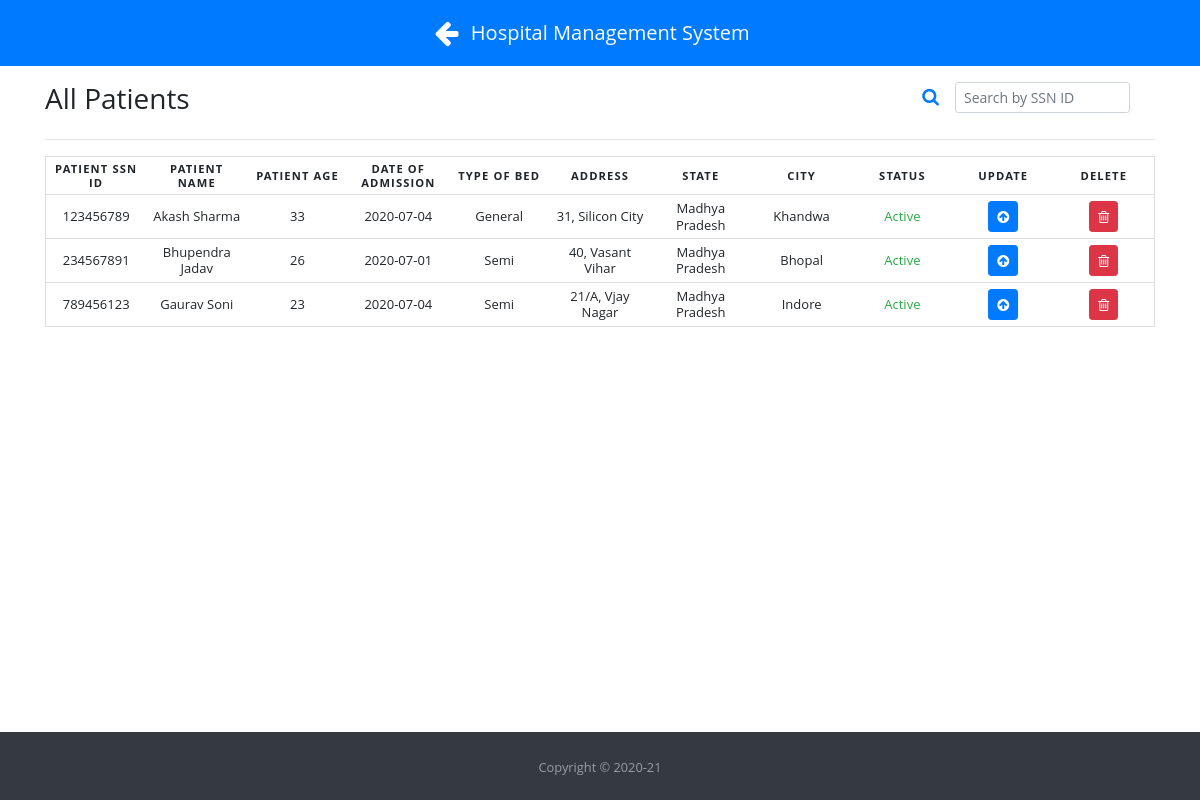
Before: /viewPatients (signed in) with the older database file.
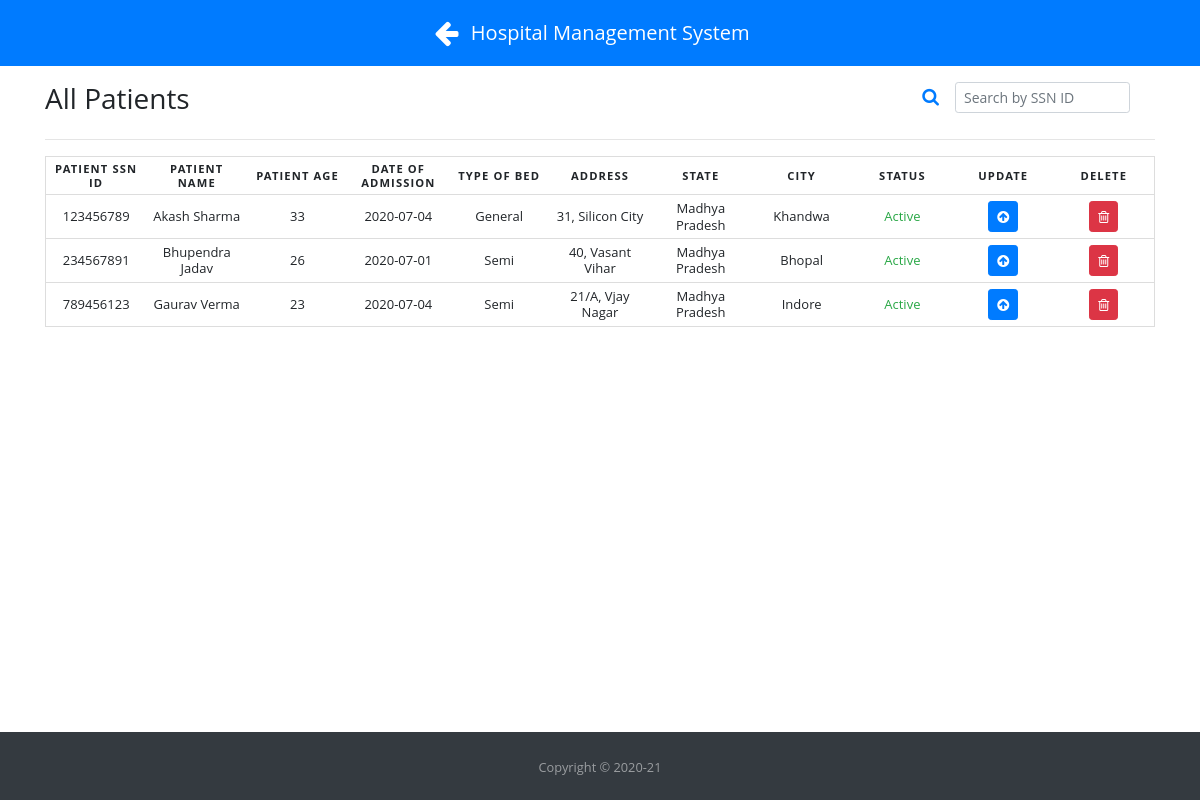
After: the same page with the newer database file.
### app.py (models this page shows, shortened)
class Patient(db.Model):
    id = db.Column(db.Integer, primary_key=True)
    ssnID = db.Column(db.Integer, unique=True, nullable=False)
    name = db.Column(db.String(50), nullable=False)
    age = db.Column(db.Integer, nullable=False)
    doj = db.Column(db.Date, nullable=False)
    type_of_bed = db.Column(db.String(30), nullable=False)
    address = db.Column(db.String(100), nullable=False)
    city = db.Column(db.String(30), nullable=False)
    state = db.Column(db.String(30), nullable=False)
    status = db.Column(db.String(30), default='Active', nullable=False)
    diagnosis = db.relationship("Diagnostics", secondary="diagnosis_performed", backref="patient", lazy="dynamic")

### app.py (the view)
@app.route('/viewPatients')
def viewPatients():
    if 'loggedin' in session:
        all_patients = Patient.query.all()
        return render_template('viewPatients.html', all_patients=all_patients)
    else:
        flash('Please Sign-in first!', category='warning')
        return redirect(url_for('index'))

### templates/viewPatients.html (shortened to what this page needs)
{% extends "base.html" %}
{% block head %}
<link rel="stylesheet" href="{{ url_for('static', filename='css/floating-labels.css') }}">
<link rel="stylesheet" href="{{ url_for('static', filename='css/ResponsiveTable.css') }}">
{% endblock %}
{% block body %}
    <div class="title mt-3">
        <h3 class="allpatients" style="display:inline-flex;">All Patients</h3>
        <h3 style="display:inline-flex; float: right;">
            <form class="form-inline active-cyan-3 active-cyan-4">
                <i class="fa fa-search text-primary" style="font-size: large;" aria-hidden="true"></i>
                <input class="form-control form-control-sm ml-3 w-75" type="text" id="searchField" onkeyup="searchFunction()" title="Type in SSN ID" placeholder="Search by SSN ID" aria-label="Search">
            </form>
        </h3>
        <hr>
    </div>
    <table class="mt-2" id="patientTable">
        <thead>
            <tr>
                <th scope="col">Patient SSN ID</th>
                <th scope="col">Patient Name</th>
                <th scope="col">Patient Age</th>
                <th scope="col">Date of Admission</th>
                <th scope="col">Type of Bed</th>
                <th scope="col">Address</th>
                <th scope="col">State</th>
                <th scope="col">City</th>
                <th scope="col">Status</th>
                <th scope="col">Update</th>
                <th scope="col">Delete</th>
            </tr>
        </thead>
        <tbody>
            {% for patient in all_patients %}
                <tr>
                    <td data-label="Patient SSN ID">{{ patient.ssnID }}</td>
                    <td data-label="Patient Name">{{ patient.name }}</td>
                    <td data-label="Patient Age">{{ patient.age }}</td>
                    <td data-label="Date of Admission">{{ patient.doj }}</td>
                    <td data-label="Type of Bed">{{ patient.type_of_bed }}</td>
                    <td data-label="Address">{{ patient.address }}</td>
                    <td data-label="State">{{ patient.state }}</td>
                    <td data-label="City">{{ patient.city }}</td>
                    <td data-label="Status">
                        {% if patient.status == 'Active' %}
                            <span class="text-success">{{ patient.status }}</span>
                        {% else %}
                            <span class="text-danger">{{ patient.status }}</span>
                        {% endif %}
                    </td>
                    <td data-label="Update"><a href="#" data-toggle="modal" data-target="#update{{ patient.id }}" class="btn btn-sm btn-primary text-white"><i class="fa fa-arrow-circle-up"></i></a></td>
                    <td data-label="Delete"><a href="#" data-toggle="modal" data-target="#delete{{ patient.id }}" class="btn btn-sm btn-danger text-white"><i class="fa fa-trash-o"></i></a></td>
                </tr>
            {% endfor %}
        </tbody>
    </table>
{% endblock %}

Changed rows visible on the page:
changed Patient "21/A, Vjay Nagar": name "Gaurav Soni" → "Gaurav Verma"
